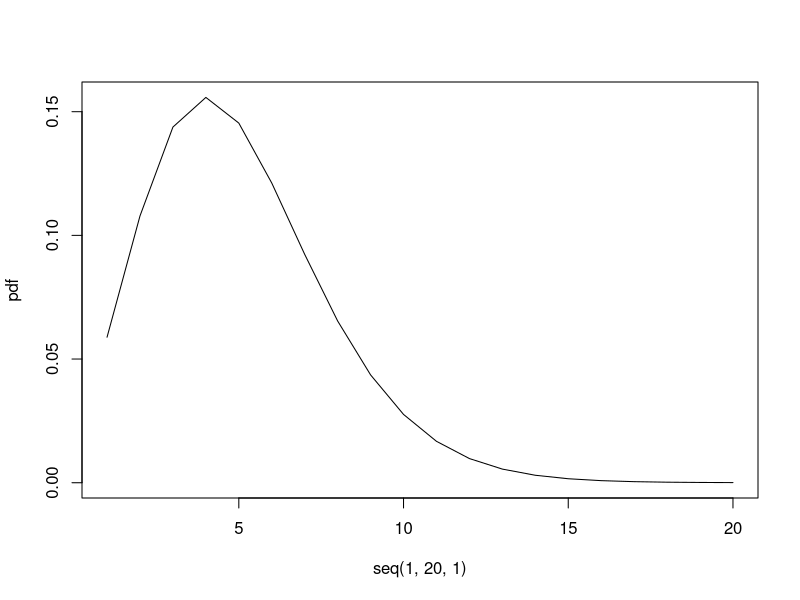

The R script that drew this image:
## ---- chunk 1
library(tidyverse)
## ---- chunk 2
d_ztbinom_book <- function(k, p, N) {
  q = p + 1
  
  prob = (1/(1-(q^-N))) * choose(n = N+k-1, k = N-1) * (p/q)^k * (1 - (p/q))^N
  
  return(prob)
}
## ---- chunk 3
mean_ztbinom_book <- function(p, N) {
  q = p + 1
  
  mean = N*p / (1-(q^-N))
  
  return(mean)
}
## ---- chunk 4
# var_ztbinom_book <- function(p, N) {
#   q = p + 1
#   
#   var = ((N*p*q) / (1-(q^-N))) * (1 - (1/N*p*q)) * (1 / (1-(q^-N)) - 1)
#   
#   return(var)
# }

var_ztbinom_book <- function(p, N) {
  q = p + 1
  
  var = ( (N*p*q) / (1-(q^-N)) ) * ( 1 - (N*p / q) * ( 1 / (1-(q^-N))   - 1)  )
  
  return(var)
}
## ---- chunk 5
d_ztbinom_book(k = 5, p = 0.5, N = 10)

mean_ztbinom_book(p = 0.5, N = 10)

var_ztbinom_book(p = 0.5, N = 10)
## ---- chunk 6
# pdf build

pdf <- d_ztbinom_book(k = seq(1, 20, 1), p = 0.5, N = 10)

plot(seq(1, 20, 1), pdf, type = "l")

sum(pdf)
## ---- chunk 7

